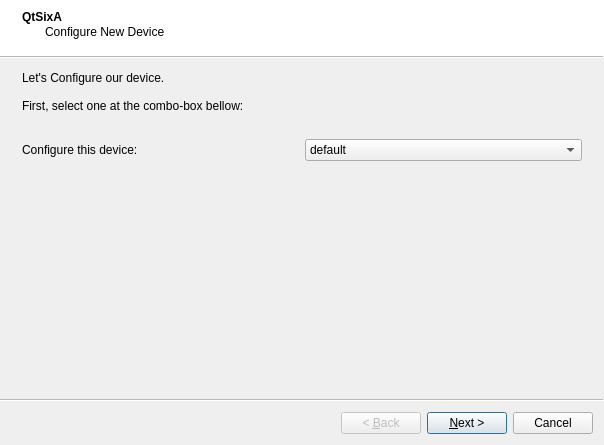
<?xml version="1.0" encoding="UTF-8"?>
<ui version="4.0">
 <class>NewDevW</class>
 <widget class="QWizard" name="NewDevW">
  <property name="geometry">
   <rect>
    <x>0</x>
    <y>0</y>
    <width>604</width>
    <height>445</height>
   </rect>
  </property>
  <property name="windowTitle">
   <string>Wizard</string>
  </property>
  <property name="wizardStyle">
   <enum>QWizard::ModernStyle</enum>
  </property>
  <widget class="QWizardPage" name="wizardPage1">
   <property name="title">
    <string>QtSixA</string>
   </property>
   <property name="subTitle">
    <string>Configure New Device</string>
   </property>
   <attribute name="pageId">
    <string notr="true">0</string>
   </attribute>
   <layout class="QVBoxLayout" name="verticalLayout">
    <item>
     <widget class="QLabel" name="label_2">
      <property name="text">
       <string>Let's Configure our device.

First, select one at the combo-box bellow:</string>
      </property>
     </widget>
    </item>
    <item>
     <spacer name="verticalSpacer_2">
      <property name="orientation">
       <enum>Qt::Vertical</enum>
      </property>
      <property name="sizeType">
       <enum>QSizePolicy::Fixed</enum>
      </property>
      <property name="sizeHint" stdset="0">
       <size>
        <width>20</width>
        <height>20</height>
       </size>
      </property>
     </spacer>
    </item>
    <item>
     <layout class="QHBoxLayout" name="horizontalLayout">
      <item>
       <widget class="QLabel" name="label">
        <property name="text">
         <string>Configure this device:</string>
        </property>
       </widget>
      </item>
      <item>
       <widget class="QComboBox" name="co_dev">
        <item>
         <property name="text">
          <string>default</string>
         </property>
        </item>
        <item>
         <property name="text">
          <string>hidraw</string>
         </property>
        </item>
       </widget>
      </item>
     </layout>
    </item>
    <item>
     <spacer name="verticalSpacer_3">
      <property name="orientation">
       <enum>Qt::Vertical</enum>
      </property>
      <property name="sizeHint" stdset="0">
       <size>
        <width>20</width>
        <height>40</height>
       </size>
      </property>
     </spacer>
    </item>
    <item>
     <widget class="QLabel" name="label_3">
      <property name="text">
       <string/>
      </property>
     </widget>
    </item>
   </layout>
  </widget>
  <widget class="QWizardPage" name="wizardPage2">
   <property name="title">
    <string>QtSixA</string>
   </property>
   <property name="subTitle">
    <string>Select input types</string>
   </property>
   <attribute name="pageId">
    <string notr="true">1</string>
   </attribute>
   <layout class="QVBoxLayout" name="verticalLayout_2">
    <item>
     <widget class="QCheckBox" name="ch_led">
      <property name="text">
       <string>Enable &amp;LEDs</string>
      </property>
      <property name="checked">
       <bool>true</bool>
      </property>
     </widget>
    </item>
    <item>
     <widget class="QCheckBox" name="ch_js">
      <property name="text">
       <string>Enable &amp;Joystick</string>
      </property>
      <property name="checked">
       <bool>true</bool>
      </property>
     </widget>
    </item>
    <item>
     <widget class="QCheckBox" name="ch_input">
      <property name="text">
       <string>Enable &amp;Input (Mouse/Keyboard)</string>
      </property>
     </widget>
    </item>
    <item>
     <widget class="QCheckBox" name="ch_rumble">
      <property name="text">
       <string>Enable Rumble</string>
      </property>
      <property name="checked">
       <bool>true</bool>
      </property>
     </widget>
    </item>
    <item>
     <widget class="QGroupBox" name="groupBox_3">
      <property name="title">
       <string>LED #</string>
      </property>
      <layout class="QGridLayout" name="gridLayout_2">
       <item row="0" column="0">
        <widget class="QRadioButton" name="r_auto_led">
         <property name="text">
          <string>Auto select</string>
         </property>
         <property name="checked">
          <bool>true</bool>
         </property>
        </widget>
       </item>
       <item row="0" column="1">
        <widget class="QCheckBox" name="ch_led_anim">
         <property name="text">
          <string>Animate on new connection (LED/Rumble)</string>
         </property>
         <property name="checked">
          <bool>true</bool>
         </property>
        </widget>
       </item>
       <item row="1" column="0">
        <layout class="QHBoxLayout" name="horizontalLayout_2">
         <item>
          <widget class="QRadioButton" name="r_manual_led">
           <property name="text">
            <string>Manual:</string>
           </property>
          </widget>
         </item>
         <item>
          <widget class="QSpinBox" name="r_led_n">
           <property name="enabled">
            <bool>false</bool>
           </property>
           <property name="minimum">
            <number>1</number>
           </property>
           <property name="maximum">
            <number>7</number>
           </property>
          </widget>
         </item>
        </layout>
       </item>
       <item row="1" column="1">
        <spacer name="horizontalSpacer">
         <property name="orientation">
          <enum>Qt::Horizontal</enum>
         </property>
         <property name="sizeHint" stdset="0">
          <size>
           <width>40</width>
           <height>20</height>
          </size>
         </property>
        </spacer>
       </item>
      </layout>
     </widget>
    </item>
    <item>
     <widget class="QGroupBox" name="groupBox">
      <property name="title">
       <string>Rumble Mode</string>
      </property>
      <layout class="QGridLayout" name="gridLayout">
       <item row="0" column="0">
        <widget class="QRadioButton" name="r_rumble_new">
         <property name="text">
          <string>New Mode</string>
         </property>
         <property name="checked">
          <bool>true</bool>
         </property>
        </widget>
       </item>
       <item row="0" column="1">
        <widget class="QRadioButton" name="r_rumble_old">
         <property name="text">
          <string>Old Mode</string>
         </property>
        </widget>
       </item>
       <item row="1" column="0">
        <widget class="QLabel" name="label_9">
         <property name="text">
          <string>&lt;i&gt;This is the standard rumble mode.&lt;br&gt;It should work on most cases.&lt;/i&gt;</string>
         </property>
        </widget>
       </item>
       <item row="1" column="1">
        <widget class="QLabel" name="label_8">
         <property name="text">
          <string>&lt;i&gt;Select this only if you're going to play old games.&lt;br&gt;A known game that requires this mode is pSX.&lt;/i&gt;</string>
         </property>
         <property name="wordWrap">
          <bool>false</bool>
         </property>
        </widget>
       </item>
      </layout>
     </widget>
    </item>
    <item>
     <spacer name="verticalSpacer_5">
      <property name="orientation">
       <enum>Qt::Vertical</enum>
      </property>
      <property name="sizeType">
       <enum>QSizePolicy::Fixed</enum>
      </property>
      <property name="sizeHint" stdset="0">
       <size>
        <width>20</width>
        <height>5</height>
       </size>
      </property>
     </spacer>
    </item>
    <item>
     <layout class="QHBoxLayout" name="horizontalLayout_4">
      <item>
       <widget class="QCheckBox" name="ch_timeout">
        <property name="enabled">
         <bool>false</bool>
        </property>
        <property name="text">
         <string>Auto-disconnect device when unused for:</string>
        </property>
       </widget>
      </item>
      <item>
       <widget class="QSpinBox" name="r_timeout">
        <property name="enabled">
         <bool>false</bool>
        </property>
        <property name="suffix">
         <string> mins</string>
        </property>
        <property name="minimum">
         <number>5</number>
        </property>
        <property name="maximum">
         <number>9999</number>
        </property>
        <property name="value">
         <number>30</number>
        </property>
       </widget>
      </item>
      <item>
       <spacer name="horizontalSpacer_2">
        <property name="orientation">
         <enum>Qt::Horizontal</enum>
        </property>
        <property name="sizeHint" stdset="0">
         <size>
          <width>40</width>
          <height>20</height>
         </size>
        </property>
       </spacer>
      </item>
     </layout>
    </item>
    <item>
     <spacer name="verticalSpacer_4">
      <property name="orientation">
       <enum>Qt::Vertical</enum>
      </property>
      <property name="sizeHint" stdset="0">
       <size>
        <width>20</width>
        <height>109</height>
       </size>
      </property>
     </spacer>
    </item>
    <item>
     <layout class="QHBoxLayout" name="horizontalLayout_6">
      <item>
       <widget class="QLabel" name="warn_joyin_ico">
        <property name="maximumSize">
         <size>
          <width>22</width>
          <height>22</height>
         </size>
        </property>
        <property name="text">
         <string/>
        </property>
        <property name="pixmap">
         <pixmap resource="../../icons/qtsixa.qrc">:/icons/bug.png</pixmap>
        </property>
        <property name="alignment">
         <set>Qt::AlignHCenter|Qt::AlignTop</set>
        </property>
       </widget>
      </item>
      <item>
       <widget class="QLabel" name="warn_joyin_txt">
        <property name="text">
         <string>Please note that using both 'Joystick' and 'Input' modes can lead to a strange mouse behaviour.
Use only 'Input' if you really need the Sixaxis to control the mouse.</string>
        </property>
       </widget>
      </item>
     </layout>
    </item>
   </layout>
  </widget>
  <widget class="QWizardPage" name="wizardPage">
   <property name="title">
    <string>QtSixA</string>
   </property>
   <property name="subTitle">
    <string>Configure Joystick</string>
   </property>
   <attribute name="pageId">
    <string notr="true">2</string>
   </attribute>
   <layout class="QVBoxLayout" name="verticalLayout_4">
    <item>
     <widget class="QCheckBox" name="js_button">
      <property name="text">
       <string>Enable &amp;Buttons</string>
      </property>
      <property name="checked">
       <bool>true</bool>
      </property>
     </widget>
    </item>
    <item>
     <widget class="QCheckBox" name="js_sbutton">
      <property name="text">
       <string>Enable &amp;Sensible Buttons</string>
      </property>
      <property name="checked">
       <bool>true</bool>
      </property>
     </widget>
    </item>
    <item>
     <widget class="QCheckBox" name="js_axis">
      <property name="text">
       <string>Enable &amp;Axis</string>
      </property>
      <property name="checked">
       <bool>true</bool>
      </property>
     </widget>
    </item>
    <item>
     <widget class="QCheckBox" name="js_accel">
      <property name="text">
       <string>Enable A&amp;ccelerometers</string>
      </property>
      <property name="checked">
       <bool>true</bool>
      </property>
     </widget>
    </item>
    <item>
     <widget class="QCheckBox" name="js_accon">
      <property name="text">
       <string>Enable Accelera&amp;tion</string>
      </property>
     </widget>
    </item>
    <item>
     <widget class="QCheckBox" name="js_speed">
      <property name="text">
       <string>Enable Sp&amp;eed</string>
      </property>
     </widget>
    </item>
    <item>
     <widget class="QCheckBox" name="js_pos">
      <property name="text">
       <string>Enable &amp;Position</string>
      </property>
     </widget>
    </item>
   </layout>
  </widget>
  <widget class="QWizardPage" name="wizardPage_2">
   <property name="title">
    <string>QtSixA</string>
   </property>
   <property name="subTitle">
    <string>Configure Input</string>
   </property>
   <attribute name="pageId">
    <string notr="true">3</string>
   </attribute>
   <layout class="QVBoxLayout" name="verticalLayout_5">
    <item>
     <layout class="QHBoxLayout" name="horizontalLayout_3">
      <item>
       <widget class="QLabel" name="label_4">
        <property name="text">
         <string>Use this Input Profile:</string>
        </property>
       </widget>
      </item>
      <item>
       <widget class="QComboBox" name="co_input">
        <item>
         <property name="text">
          <string>(None)</string>
         </property>
        </item>
       </widget>
      </item>
     </layout>
    </item>
    <item>
     <widget class="QCheckBox" name="ch_lr3">
      <property name="enabled">
       <bool>true</bool>
      </property>
      <property name="text">
       <string>Use L3/R3 to enable|disable axis/buttons</string>
      </property>
     </widget>
    </item>
    <item>
     <widget class="QGroupBox" name="groupBox_2">
      <property name="title">
       <string>Preview:</string>
      </property>
      <layout class="QVBoxLayout" name="verticalLayout_3">
       <item>
        <widget class="QLabel" name="label_5">
         <property name="text">
          <string/>
         </property>
        </widget>
       </item>
       <item>
        <widget class="QLabel" name="l_preview">
         <property name="text">
          <string/>
         </property>
         <property name="pixmap">
          <pixmap>../../../../../../../../../usr/share/qtsixa/pics/(None).png</pixmap>
         </property>
         <property name="alignment">
          <set>Qt::AlignCenter</set>
         </property>
        </widget>
       </item>
      </layout>
     </widget>
    </item>
    <item>
     <spacer name="verticalSpacer">
      <property name="orientation">
       <enum>Qt::Vertical</enum>
      </property>
      <property name="sizeHint" stdset="0">
       <size>
        <width>20</width>
        <height>40</height>
       </size>
      </property>
     </spacer>
    </item>
    <item>
     <layout class="QHBoxLayout" name="horizontalLayout_7">
      <item>
       <widget class="QLabel" name="warn_disablejoy_ico">
        <property name="maximumSize">
         <size>
          <width>22</width>
          <height>22</height>
         </size>
        </property>
        <property name="text">
         <string/>
        </property>
        <property name="pixmap">
         <pixmap resource="../../icons/qtsixa.qrc">:/icons/hint.png</pixmap>
        </property>
        <property name="alignment">
         <set>Qt::AlignHCenter|Qt::AlignTop</set>
        </property>
       </widget>
      </item>
      <item>
       <widget class="QLabel" name="warn_disablejoy_txt">
        <property name="text">
         <string>It's recommended that you disable 'Joystick' mode when using this Input Profile.</string>
        </property>
       </widget>
      </item>
     </layout>
    </item>
   </layout>
  </widget>
  <widget class="QWizardPage" name="wizardPage_3">
   <property name="title">
    <string>QtSixA</string>
   </property>
   <property name="subTitle">
    <string>Finished</string>
   </property>
   <attribute name="pageId">
    <string notr="true">4</string>
   </attribute>
   <layout class="QVBoxLayout" name="verticalLayout_7">
    <item>
     <widget class="QLabel" name="label_6">
      <property name="text">
       <string>Click on 'Finish' to close this wizard</string>
      </property>
     </widget>
    </item>
   </layout>
  </widget>
 </widget>
 <resources>
  <include location="../../icons/qtsixa.qrc"/>
 </resources>
 <connections>
  <connection>
   <sender>r_manual_led</sender>
   <signal>toggled(bool)</signal>
   <receiver>r_led_n</receiver>
   <slot>setEnabled(bool)</slot>
   <hints>
    <hint type="sourcelabel">
     <x>82</x>
     <y>209</y>
    </hint>
    <hint type="destinationlabel">
     <x>140</x>
     <y>211</y>
    </hint>
   </hints>
  </connection>
  <connection>
   <sender>ch_timeout</sender>
   <signal>toggled(bool)</signal>
   <receiver>r_timeout</receiver>
   <slot>setEnabled(bool)</slot>
   <hints>
    <hint type="sourcelabel">
     <x>280</x>
     <y>331</y>
    </hint>
    <hint type="destinationlabel">
     <x>590</x>
     <y>333</y>
    </hint>
   </hints>
  </connection>
  <connection>
   <sender>ch_rumble</sender>
   <signal>toggled(bool)</signal>
   <receiver>groupBox</receiver>
   <slot>setEnabled(bool)</slot>
   <hints>
    <hint type="sourcelabel">
     <x>57</x>
     <y>130</y>
    </hint>
    <hint type="destinationlabel">
     <x>60</x>
     <y>236</y>
    </hint>
   </hints>
  </connection>
  <connection>
   <sender>ch_led</sender>
   <signal>toggled(bool)</signal>
   <receiver>groupBox_3</receiver>
   <slot>setEnabled(bool)</slot>
   <hints>
    <hint type="sourcelabel">
     <x>103</x>
     <y>67</y>
    </hint>
    <hint type="destinationlabel">
     <x>445</x>
     <y>152</y>
    </hint>
   </hints>
  </connection>
 </connections>
</ui>
